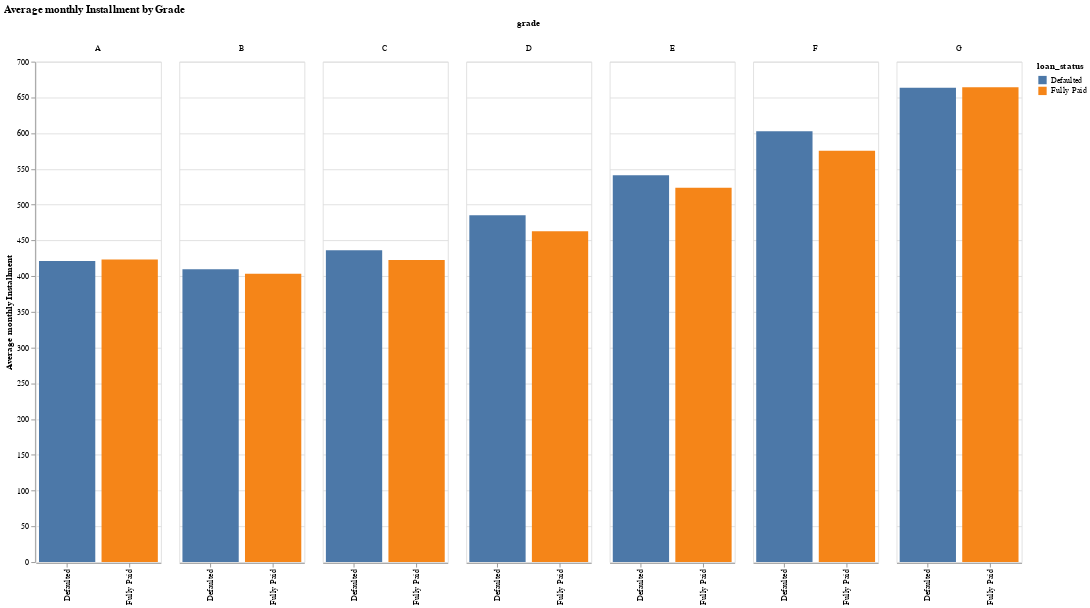

Source (notebook cell):
### Code cell
chart_data_default = eda_group_data.groupby(['grade', 'loan_status'])['installment'].mean().reset_index()

map_default_status = {0:'Defaulted', 1:'Fully Paid'}

chart_data_default['loan_status'] = chart_data_default['loan_status'].map(map_default_status)

alt.Chart(chart_data_default).mark_bar().encode(
    x=alt.X(field='loan_status',type='nominal',axis=alt.Axis(title='')),
    y=alt.Y(field='installment',type='quantitative',axis=alt.Axis(title='Average monthly Installment')),
    color='loan_status:N',
    column = 'grade:N',
    tooltip=['loan_status:N', 'installment'],
).properties(width=150, height=600,title='Average monthly Installment by Grade')

### Figure 1 — Vega-Lite specification as saved in the notebook (floating-point values rounded to 4 significant figures)
{"$schema": "https://vega.github.io/schema/vega-lite/v2.6.0.json", "config": {"view": {"height": 300, "width": 400}}, "data": {"name": "data-9223884ec1dad50209ca86dd3faa5481"}, "datasets": {"data-9223884ec1dad50209ca86dd3faa5481": [{"grade": "A", "installment": 421.2, "loan_status": "Defaulted"}, {"grade": "A", "installment": 423.2, "loan_status": "Fully Paid"}, {"grade": "B", "installment": 409.7, "loan_status": "Defaulted"}, {"grade": "B", "installment": 403.3, "loan_status": "Fully Paid"}, {"grade": "C", "installment": 436.4, "loan_status": "Defaulted"}, {"grade": "C", "installment": 422.8, "loan_status": "Fully Paid"}, {"grade": "D", "installment": 485.3, "loan_status": "Defaulted"}, {"grade": "D", "installment": 463.0, "loan_status": "Fully Paid"}, {"grade": "E", "installment": 541.0, "loan_status": "Defaulted"}, {"grade": "E", "installment": 523.9, "loan_status": "Fully Paid"}, {"grade": "F", "installment": 602.7, "loan_status": "Defaulted"}, {"grade": "F", "installment": 575.4, "loan_status": "Fully Paid"}, {"grade": "G", "installment": 663.7, "loan_status": "Defaulted"}, {"grade": "G", "installment": 664.3, "loan_status": "Fully Paid"}]}, "encoding": {"color": {"field": "loan_status", "type": "nominal"}, "column": {"field": "grade", "type": "nominal"}, "tooltip": [{"field": "loan_status", "type": "nominal"}, {"field": "installment", "type": "quantitative"}], "x": {"axis": {"title": ""}, "field": "loan_status", "type": "nominal"}, "y": {"axis": {"title": "Average monthly Installment"}, "field": "installment", "type": "quantitative"}}, "height": 600, "mark": "bar", "title": "Average monthly Installment by Grade", "width": 150}
